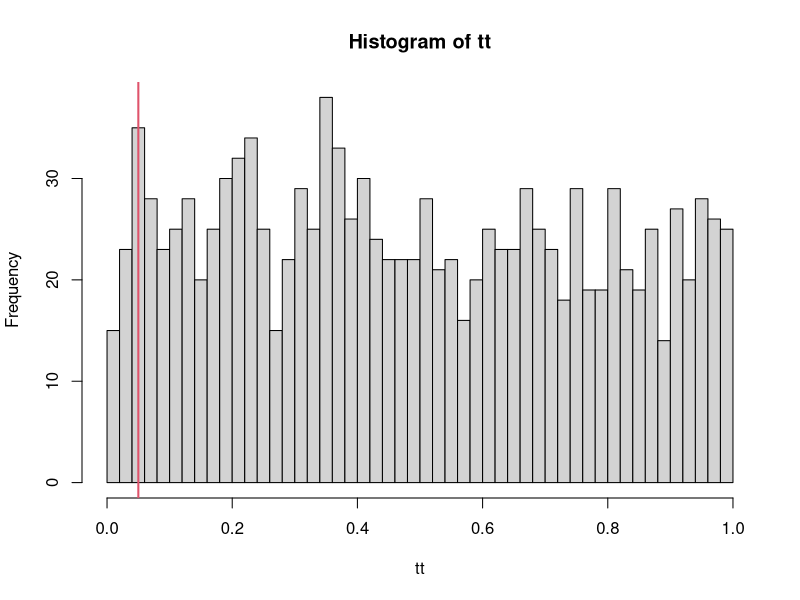
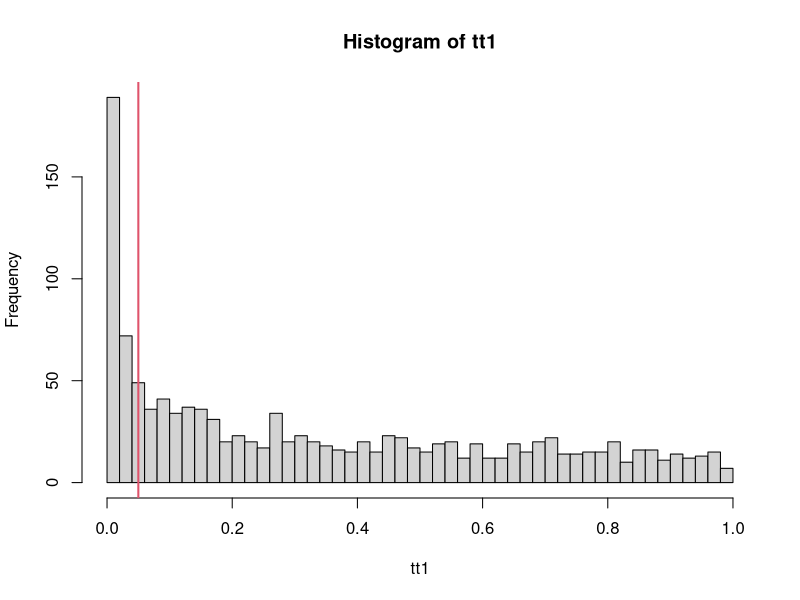
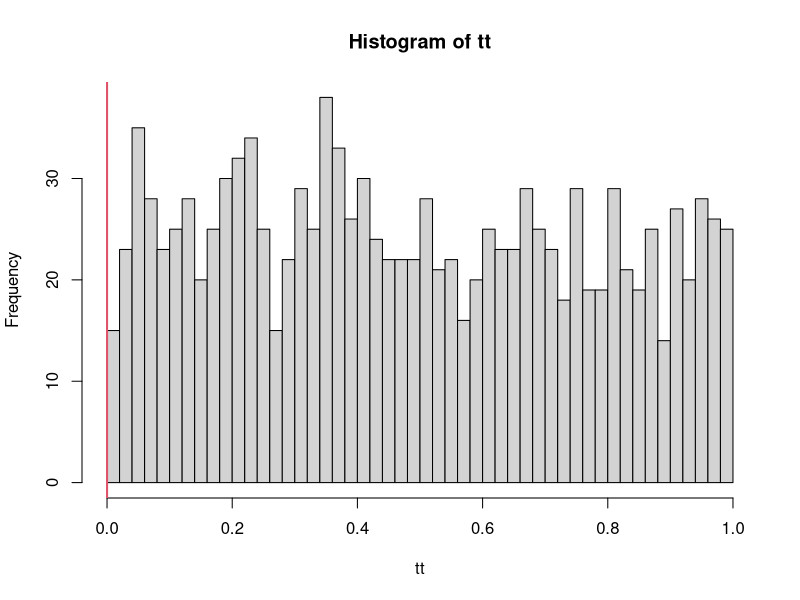
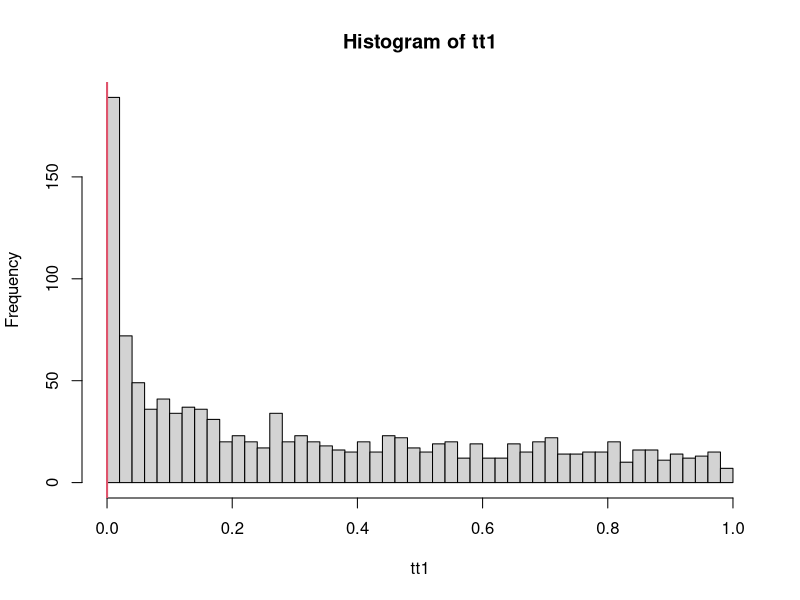
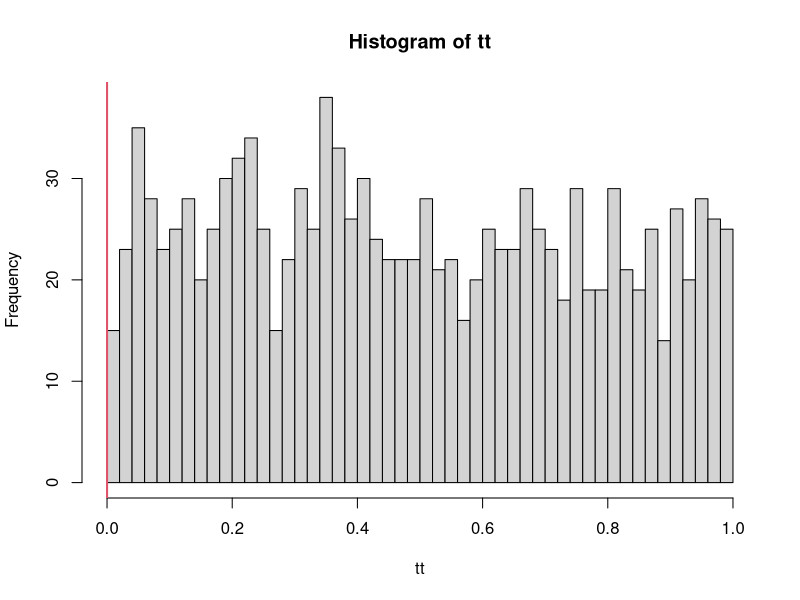
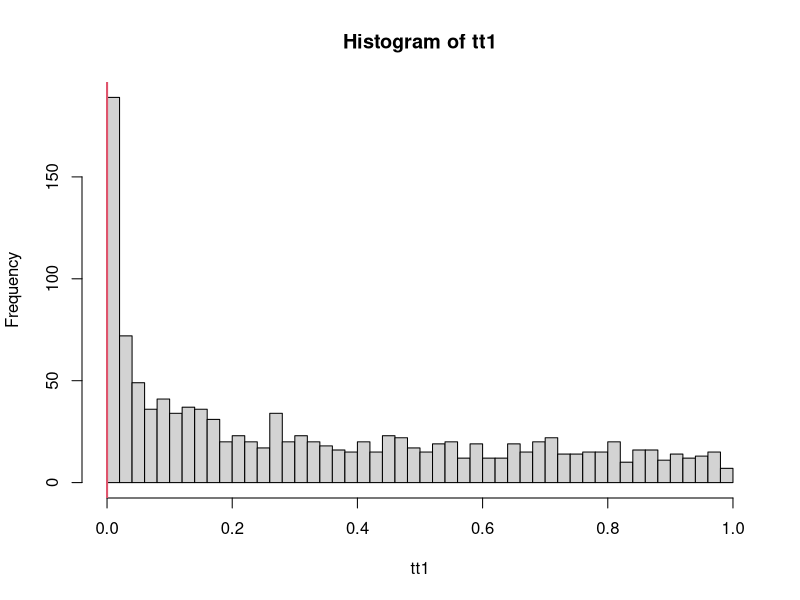

These figures' R source, in order:
################### Simulated Data ############################################

# Data where all null hypotheses are true
# So No null hypotheses should be rejected
p <- 50
n <- 100
x <- matrix(0, nrow = n, ncol = p)
mu0 <- 0
s0 <- 1
for(j in 1:p) {
  x[,j] <- rnorm(n, mu0, s0)
}

# Data where some of null hypotheses are true
# (p/2)^2 = 625 null hypotheses are false for this data among 
# p*(p-1)/2 = 1225 hypotheses
p <- 50
n <- 100
x1 <- matrix(0, nrow = n, ncol = p)
mu0 <- c(rep(0.25, p/2), rep(0, p/2))
s0 <- 1
for(j in 1:p) {
  x1[,j] <- rnorm(n, mu0[j], s0)
}
# False null hypothesis tests or true alternative hypotheses
tr <- rep(0, p*(p-1)/2)
l <- 0
for(j in 1:(p-1)) {
  for(k in (j+1):p) {
    l <- l + 1
    if((j <= p/2) & (k > p/2)) {
      tr[l] <- 1
    } 
  }
}

################### Individual Tests ############################################

al <- 0.05  # Level of test

# p-values of the p(p-1)/2 = 1225 hypothesis tests
tt <- NULL
tt1 <- NULL
l <- 0
for(j in 1:(p-1)) {
  for(k in (j+1):p) {
    l <- l + 1
    tt[l] <- t.test(x[, j], x[, k])$p.value
    tt1[l] <- t.test(x1[, j], x1[, k])$p.value
  }
}

# Histogram of the 1225 hypothesis tests for the first dataset
hist(tt, breaks=50)
abline(v=al, col=2, lwd=2)
rej_t <- (tt <= al)   # which tests are being rejected
sum(rej_t)   # Number of rejected tests
# Note that number of rejected tests should be close to or less than al*p*(p-1)/2

# Histogram of the 1225 hypothesis tests for the second dataset
hist(tt1, breaks=50)
abline(v=al, col=2, lwd=2)
rej_t <- (tt1 <= al)   # which tests are being rejected
sum(rej_t)   # Number of rejected tests
# Note that number of rejected tests is close to or less than (p/2)^2

tr_discov <- tr*rej_t
sum(tr_discov) # Number of true rejections 
false_discov <- (1 - tr)*rej_t
sum(false_discov) # Number of false rejections 
fdr <- sum(false_discov)/sum(rej_t)  # False discovery rate
fdr
# Note the large number of false discoveries

################### Bonferroni cutoff ############################################

m <- (p*(p-1)/2)   # Number of tests

hist(tt, breaks=50)
abline(v=al/m, col=2, lwd=2)
# which tests are being rejected with Bonferroni cut-off
rej_bon <- (tt <= al/m)  
sum(rej_bon)   # Number of rejected tests with Bonferroni cut-off
# Note that number of rejected tests should be quite small

hist(tt1, breaks=50)
abline(v=al/m, col=2, lwd=2)
# which tests are being rejected with Bonferroni cut-off
rej_bon <- (tt1 <= al/m)  
sum(rej_bon)   # Number of rejected tests with Bonferroni cut-off
# Note that number of rejected tests is much less than true number (p/2)^2 = 625

tr_discov <- tr*rej_bon
sum(tr_discov) # Number of true rejections 
false_discov <- (1 - tr)*rej_bon
sum(false_discov) # Number of false rejections 
fdr <- sum(false_discov)/sum(rej_bon)  # False discovery rate
fdr

################### Sidak cutoff ############################################

a_sid <- 1 - (1 - al)^(1/m)
# Comparison between Sidak and Bonferroni cut-off
a_sid
al/m

hist(tt, breaks=50)
abline(v=a_sid, col=2, lwd=2)
# which tests are being rejected with Sidak cut-off
rej_sid <- (tt <= a_sid)  
sum(rej_sid)  # Number of rejected tests with Sidak cut-off
# Note that number of rejected tests should be quite small

hist(tt1, breaks=50)
abline(v=a_sid, col=2, lwd=2)
# which tests are being rejected with Sidak cut-off
rej_sid <- (tt1 <= a_sid)  
sum(rej_sid)  # Number of rejected tests with Sidak cut-off
# Note that number of rejected tests is much less than true number (p/2)^2 = 625

################### Tukey's HSD cutoff ############################################

data1 <- data.frame(res = as.vector(x), 
                    gr = as.factor(kronecker(1:50, rep(1, 100))))
aov1 <- aov(res ~ gr, data = data1)
Tukey1 <- TukeyHSD(aov1)
# which tests are being rejected with Tukey's HSD cut-off
rej_THSD <- (Tukey1$gr[, 4] <= al)  
sum(rej_THSD)   # Number of rejected tests with Tukey's HSD cut-off
# Note that number of rejected tests should be quite small

data2 <- data.frame(res = as.vector(x1), 
                    gr = as.factor(kronecker(1:50, rep(1, 100))))
aov2 <- aov(res ~ gr, data = data2)
Tukey2 <- TukeyHSD(aov2)
# which tests are being rejected with Tukey's HSD cut-off
rej_THSD <- (Tukey2$gr[, 4] <= al)  
sum(rej_THSD)   # Number of rejected tests with Tukey's HSD cut-off
# Note that number of rejected tests is much less than true number (p/2)^2 = 625
# But slightly higher than Bonferroni cut-off

################### Holm's method ############################################

p.adj.h <- p.adjust(tt, "holm")
# which tests are being rejected with Holm's method
rej_h <- (p.adj.h < al)  
sum(rej_h)  # Number of rejected tests with Holm's method
# Note that number of rejected tests should be quite small

p.adj.h1 <- p.adjust(tt1, "holm")
# which tests are being rejected with Holm's method
rej_h <- (p.adj.h1 < al)  
sum(rej_h)  # Number of rejected tests with Holm's method
# Note that number of rejected tests is much less than true number (p/2)^2 = 625
# But slightly higher than Bonferroni cut-off

################### Benjamini-Hochberg Procedure #################################

q <- 0.05  # False discovery rate control
p.adj.bh <- p.adjust(tt, "BH")
# which tests are being rejected with Benjamini-Hochberg procedure
rej_bh <- (p.adj.bh < q)  
sum(rej_bh)  # Number of rejected tests with Benjamini-Hochberg procedure
# Note that number of rejected tests should be quite small

p.adj.bh1 <- p.adjust(tt1, "BH")
# which tests are being rejected with Benjamini-Hochberg procedure
rej_bh <- (p.adj.bh1 < q)  
sum(rej_bh)   # Number of rejected tests with Benjamini-Hochberg procedure
# Note that number of rejected tests is higher than previous procedures

tr_discov <- tr*rej_bh
sum(tr_discov) # Number of true rejections with Benjamini-Hochberg procedure
false_discov <- (1 - tr)*rej_bh
sum(false_discov) # Number of false rejections with Benjamini-Hochberg procedure
fdr <- sum(false_discov)/sum(rej_bh)  # False discovery rate
fdr
# Also note that the number of false discoveries are smaller
# And the false discovery rate is controlled
